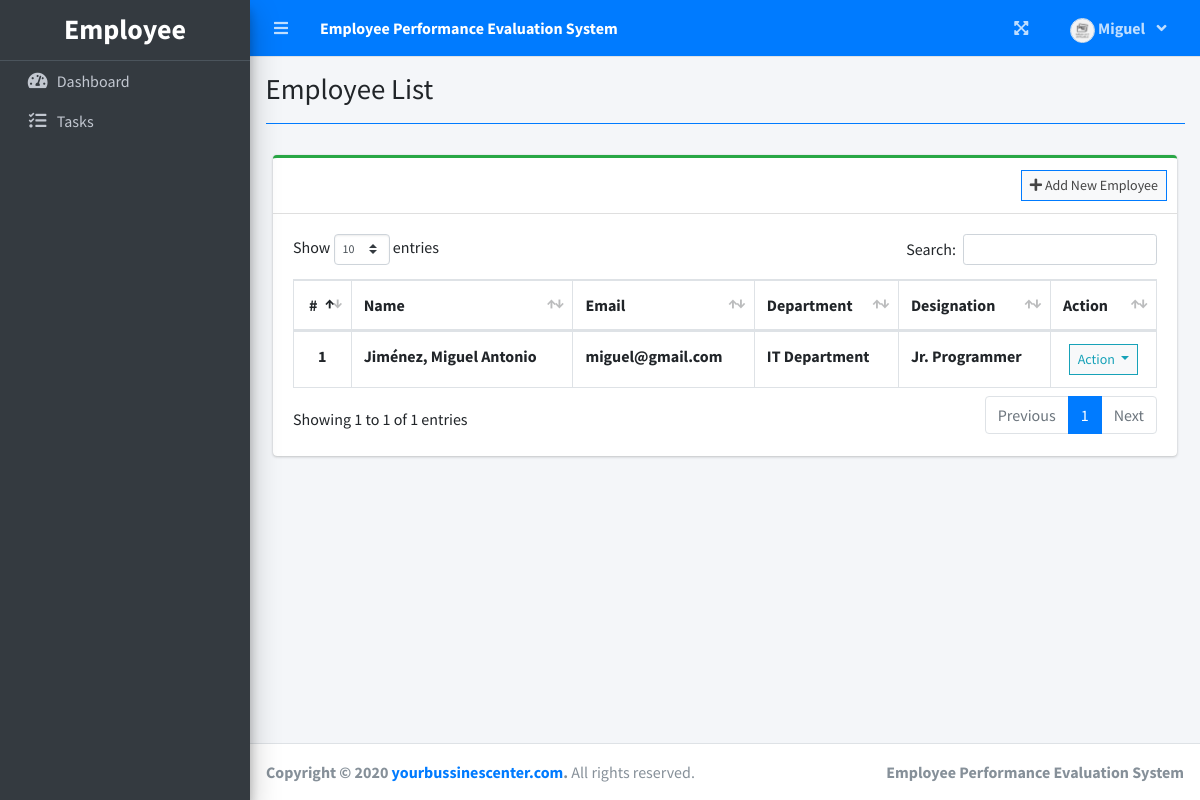
The page /index.php?page=employee_list (signed in) on the database its author committed.
### tables this page shows
CREATE TABLE `employee_list` (
  `id` int(30) NOT NULL,
  `employee_id` varchar(50) NOT NULL,
  `firstname` varchar(200) NOT NULL,
  `middlename` varchar(200) NOT NULL,
  `lastname` varchar(200) NOT NULL,
  `email` varchar(200) NOT NULL,
  `password` text NOT NULL,
  `department_id` int(30) NOT NULL,
  `designation_id` int(30) NOT NULL,
  `evaluator_id` int(30) NOT NULL,
  `avatar` text DEFAULT NULL,
  `date_created` datetime NOT NULL DEFAULT current_timestamp()
);

### employee_list.php (the view, shortened to what this page needs)
<?php include'db_connect.php' ?>
<div class="col-lg-12">
	<div class="card card-outline card-success">
		<div class="card-header">
			<div class="card-tools">
				<a class="btn btn-block btn-sm btn-default btn-flat border-primary" href="./index.php?page=new_employee"><i class="fa fa-plus"></i> Add New Employee</a>
			</div>
		</div>
		<div class="card-body">
			<table class="table tabe-hover table-bordered" id="list">
				<thead>
					<tr>
						<th class="text-center">#</th>
						<th>Name</th>
						<th>Email</th>
						<th>Department</th>
						<th>Designation</th>
						<th>Action</th>
					</tr>
				</thead>
				<tbody>
					<?php
					$i = 1;
					$designations = $conn->query("SELECT * FROM designation_list ");
					$design_arr[0]= "Unset";
					while($row=$designations->fetch_assoc()){
						$design_arr[$row['id']] =$row['designation'];
					}
					$departments = $conn->query("SELECT * FROM department_list ");
					$dept_arr[0]= "Unset";
					while($row=$departments->fetch_assoc()){
						$dept_arr[$row['id']] =$row['department'];
					}
					$qry = $conn->query("SELECT *,concat(lastname,', ',firstname,' ',middlename) as name FROM employee_list order by concat(lastname,', ',firstname,' ',middlename) asc");
					while($row= $qry->fetch_assoc()):
					?>
					<tr>
						<th class="text-center"><?php echo $i++ ?></th>
						<td><b><?php echo ucwords($row['name']) ?></b></td>
						<td><b><?php echo $row['email'] ?></b></td>
						<td><b><?php echo isset($dept_arr[$row['department_id']]) ? $dept_arr[$row['department_id']] : 'Unknow Department' ?></b></td>
						<td><b><?php echo isset($design_arr[$row['designation_id']]) ? $design_arr[$row['designation_id']] : 'Unknow Designation' ?></b></td>
						<td class="text-center">
							<button type="button" class="btn btn-default btn-sm btn-flat border-info wave-effect text-info dropdown-toggle" data-toggle="dropdown" aria-expanded="true">
		                      Action
		                    </button>
						</td>
					</tr>
				<?php endwhile; ?>
				</tbody>
			</table>
		</div>
	</div>
</div>

### rows shown on the page
employee_list: name "Jiménez, Miguel Antonio", email "miguel@gmail.com", department "IT Department", designation "Jr. Programmer"

### other values the page prints
$_SESSION['system']['name'] "Employee Performance Evaluation System"
$_SESSION['login_firstname'] "Miguel"
$title "Employee List"
